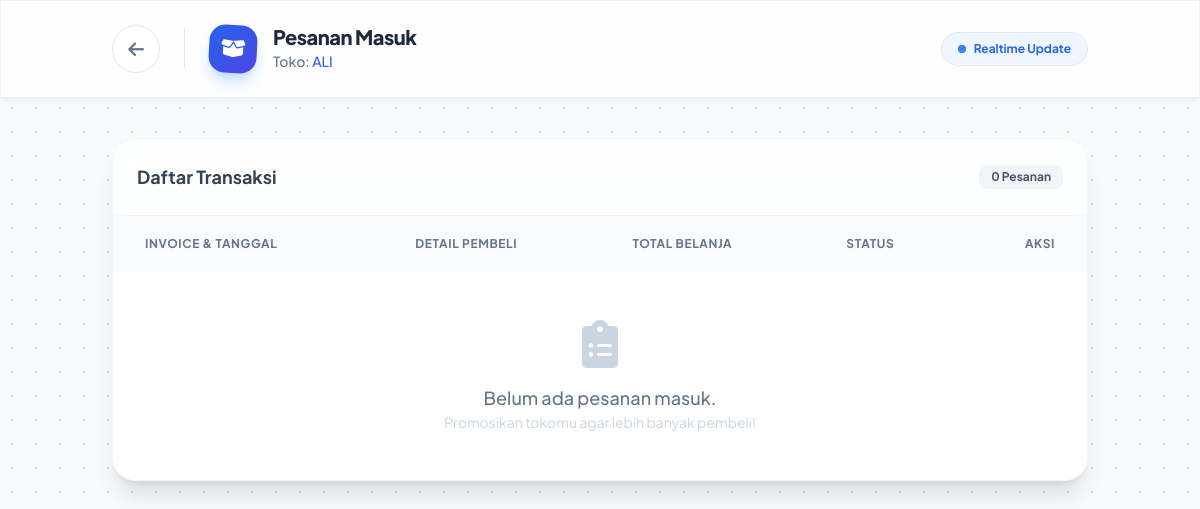
/views/shop_orders.php (signed in), run on an earlier commit of the app's database.
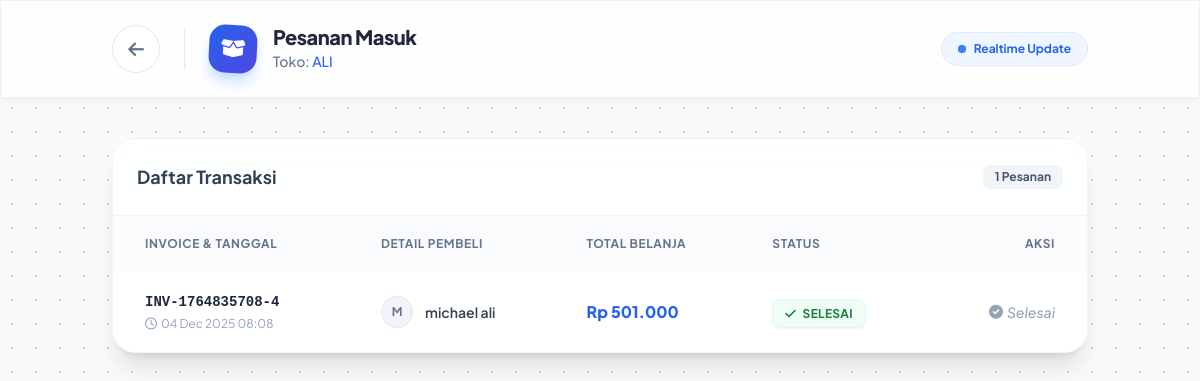
And on a later commit of the database.
### tables this page shows
CREATE TABLE `orders` (
  `id` int(11) NOT NULL,
  `user_id` int(11) NOT NULL,
  `invoice_number` varchar(50) NOT NULL,
  `total_harga` decimal(10,2) NOT NULL,
  `metode_pembayaran` enum('tunai','non-tunai') NOT NULL,
  `status` enum('pending','paid','shipped','completed','cancelled') DEFAULT 'pending',
  `created_at` timestamp NOT NULL DEFAULT current_timestamp()
);

CREATE TABLE `users` (
  `id` int(11) NOT NULL,
  `username` varchar(50) NOT NULL,
  `password` varchar(255) NOT NULL,
  `nama_lengkap` varchar(100) DEFAULT NULL,
  `email` varchar(100) DEFAULT NULL,
  `role` enum('admin','member') DEFAULT 'member',
  `created_at` timestamp NOT NULL DEFAULT current_timestamp(),
  `balance` decimal(15,2) DEFAULT 0.00
);

### Controllers/OrderController.php (called while the page is built, shortened)
<?php
require_once '../config/Database.php';
class OrderController {
    private $conn;
    public function __construct() {
        $database = new Database();
        $this->conn = $database->getConnection();
    }
    public function getShopOrders($shopId) {
        $query = "SELECT DISTINCT o.id, o.invoice_number, o.status, o.created_at, o.total_harga, u.nama_lengkap
                  FROM orders o
                  JOIN order_items oi ON o.id = oi.order_id
                  JOIN products p ON oi.product_id = p.id
                  JOIN users u ON o.user_id = u.id
                  WHERE p.shop_id = :shop_id
                  ORDER BY o.created_at DESC";
        $stmt = $this->conn->prepare($query);
        $stmt->bindParam(':shop_id', $shopId);
        $stmt->execute();
        return $stmt->fetchAll(PDO::FETCH_ASSOC);
    }
}
?>

### config/Database.php (called while the page is built, shortened)
<?php
class Database {
    private $host = "localhost";
    private $db_name = "db_toko_online";
    private $username = "root";
    private $password = "";
    public function getConnection() {
        $this->conn = null;
        try {
            $this->conn = new PDO("mysql:host=" . $this->host . ";dbname=" . $this->db_name, $this->username, $this->password);
            $this->conn->setAttribute(PDO::ATTR_ERRMODE, PDO::ERRMODE_EXCEPTION);
        } catch(PDOException $exception) {
            die(json_encode(['status' => 'error', 'message' => 'Database Error: ' . $exception->getMessage()]));
        }
        return $this->conn;
    }
}
?>

### Views/shop_orders.php (the view, shortened to what the changed rows need)
<?php
require_once '../config/Database.php';
require_once '../Controllers/OrderController.php';
$db = (new Database())->getConnection();
$stmt = $db->prepare("SELECT id, nama_toko FROM shops WHERE user_id = ?");
$stmt->execute([$_SESSION['user_id']]);
$shop = $stmt->fetch(PDO::FETCH_ASSOC);
$orderController = new OrderController();
$orders = $orderController->getShopOrders($shop['id']);
?>
<!DOCTYPE html>
<html lang="id">
<head>
    <script src="https://cdn.tailwindcss.com"></script>
    <link rel="stylesheet" href="https://cdnjs.cloudflare.com/ajax/libs/font-awesome/6.0.0/css/all.min.css">
    <link rel="stylesheet" href="../assets/css/style.css">
</head>
<body class="bg-slate-50 text-slate-800">
    <nav class="glass sticky top-0 z-50 transition-all duration-300 border-b border-slate-200/60 bg-white/80 backdrop-blur-md">
        <div class="container mx-auto px-6 h-24 flex items-center justify-between">
            <div class="flex items-center gap-6">
                <div class="flex items-center gap-4">
                    <div>
                        <h1 class="font-extrabold text-slate-800 text-xl tracking-tight leading-none">Pesanan Masuk</h1>
                    </div>
                </div>
            </div>
        </div>
    </nav>
    <div class="container mx-auto px-6 py-10">
        <div class="glass rounded-3xl overflow-hidden shadow-xl border border-slate-100">
            <div class="p-6 bg-white/50 border-b border-slate-100 flex justify-between items-center">
                <h3 class="font-bold text-slate-700 text-lg">Daftar Transaksi</h3>
                <span class="bg-slate-100 text-slate-600 px-3 py-1 rounded-lg text-xs font-bold"><?php echo count($orders); ?> Pesanan</span>
            </div>
            <div class="overflow-x-auto">
                <table class="w-full text-left">
                    <thead class="bg-slate-50/80 text-slate-500 text-xs uppercase font-bold tracking-wider">
                        <tr>
                            <th class="p-5 pl-8">Invoice & Tanggal</th>
                            <th class="p-5">Detail Pembeli</th>
                            <th class="p-5">Total Belanja</th>
                            <th class="p-5">Status</th>
                            <th class="p-5 text-right pr-8">Aksi</th>
                        </tr>
                    </thead>
                    <tbody class="divide-y divide-slate-100 bg-white">
                        <?php foreach($orders as $o): ?>
                        <tr class="hover:bg-blue-50/30 transition duration-200">
                            <td class="p-5 pl-8">
                                <div class="font-mono text-sm font-bold text-slate-800 mb-1"><?php echo $o['invoice_number']; ?></div>
                                <div class="text-xs text-slate-400 flex items-center gap-1">
                                    <i class="far fa-clock"></i> <?php echo date('d M Y H:i', strtotime($o['created_at'])); ?>
                                </div>
                            </td>
                            <td class="p-5">
                                <div class="flex items-center gap-3">
                                    <div class="w-8 h-8 rounded-full bg-slate-100 flex items-center justify-center text-slate-500 font-bold text-xs border border-slate-200">
                                        <?php echo strtoupper(substr($o['nama_lengkap'], 0, 1)); ?>
                                    </div>
                                    <span class="font-semibold text-slate-700 text-sm"><?php echo htmlspecialchars($o['nama_lengkap']); ?></span>
                                </div>
                            </td>
                            <td class="p-5">
                                <span class="font-extrabold text-blue-600">Rp <?php echo number_format($o['total_harga'], 0, ',', '.'); ?></span>
                            </td>
                            <td class="p-5">
                                <span class="px-3 py-1.5 rounded-lg text-xs font-bold uppercase tracking-wide border shadow-sm
                                    <?php echo $o['status']=='paid'?'bg-yellow-50 text-yellow-700 border-yellow-100':($o['status']=='shipped'?'bg-blue-50 text-blue-700 border-blue-100':'bg-green-50 text-green-700 border-green-100'); ?>">
                                    <?php
                                        if($o['status'] == 'paid') echo '<i class="fas fa-money-bill-wave mr-1"></i> Dibayar';
                                        elseif($o['status'] == 'shipped') echo '<i class="fas fa-truck mr-1"></i> Dikirim';
                                        else echo '<i class="fas fa-check mr-1"></i> Selesai';
                                    ?>
                                </span>
                            </td>
                            <td class="p-5 text-right pr-8">
                                <?php if($o['status'] == 'paid'): ?>
                                    <button onclick="updateStatus(<?php echo $o['id']; ?>, 'shipped')" class="group bg-blue-600 hover:bg-blue-700 text-white pl-4 pr-5 py-2.5 rounded-xl text-sm font-bold transition shadow-lg shadow-blue-200 flex items-center gap-2 ml-auto">
                                        <i class="fas fa-shipping-fast group-hover:translate-x-1 transition-transform"></i>
                                        Kirim Barang
                                    </button>
                                <?php else: ?>
                                    <span class="text-slate-400 text-sm font-medium italic flex items-center justify-end gap-1">
                                        <i class="fas fa-check-circle"></i> Selesai
                                    </span>
                                <?php endif; ?>
                            </td>
                        </tr>
                        <?php endforeach; ?>
                        <?php if(empty($orders)): ?>
                            <tr>
                                <td colspan="5" class="p-12 text-center">
                                    <div class="flex flex-col items-center justify-center text-slate-300">
                                        <i class="fas fa-clipboard-list text-5xl mb-4"></i>
                                        <p class="text-lg font-medium text-slate-500">Belum ada pesanan masuk.</p>
                                        <p class="text-sm">Promosikan tokomu agar lebih banyak pembeli!</p>
                                    </div>
                                </td>
                            </tr>
                        <?php endif; ?>
                    </tbody>
                </table>
            </div>
        </div>
    </div>
</body>
</html>

What changed in the data, as far as the page shows it:
added orders: invoice_number "INV-1764835708-4", created_at "04 Dec 2025 08:08", user.nama_lengkap "M", user.nama_lengkap "michael ali", total_harga "501.000", status "completed" (drawn)
Also different on the page:
count($orders): "0" → "1"
text no longer shown: "Belum ada pesanan masuk. Promosikan tokomu agar lebih banyak pembeli!"
